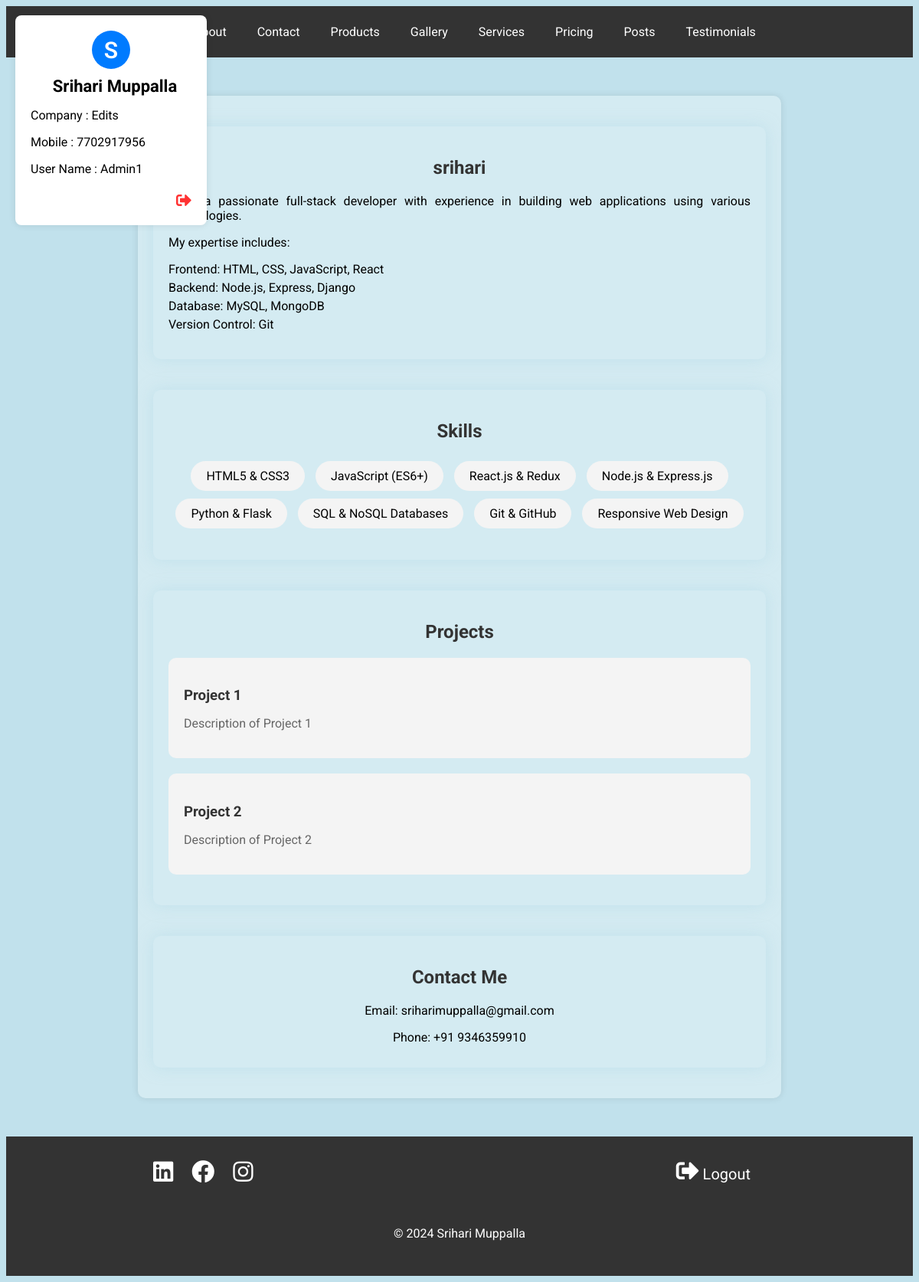
The app's page /home (signed in) with its own data.
### tables this page shows
CREATE TABLE registrations (
                    id INTEGER PRIMARY KEY,
                    first_name TEXT NOT NULL,
                    last_name TEXT NOT NULL,
                    company_name TEXT NOT NULL,
                    phone_number TEXT NOT NULL,
                    username TEXT NOT NULL,
                    password TEXT NOT NULL
                );

### app.py (the view)
@app.route('/home')
def home():
    if 'username' in session:
        username = session['username']
        try:
            conn = sqlite3.connect('example.db')
            cursor = conn.cursor()
            cursor.execute("SELECT * FROM registrations WHERE username=?", (username,))
            User = cursor.fetchall()
            userData = User[0]
            print(logging.debug(userData))
        except sqlite3.Error as e:
            print("SQLite error:", e)
            posts = []
        finally:
            conn.close()
        return render_template('home.html', userData=userData)
    else:
        return redirect(url_for('login'))

### Templates/home.html
{% extends "index.html" %}
{% block content %}
<div class="container">
<section id="about" class="section">
    <div class="container container-home">
        <h2>{{ userData[1] }}</h2>
        <p>I am a passionate full-stack developer with experience in building web applications using various technologies.</p>
        <p>My expertise includes:</p>
        <ul>
            <li>Frontend: HTML, CSS, JavaScript, React</li>
            <li>Backend: Node.js, Express, Django</li>
            <li>Database: MySQL, MongoDB</li>
            <li>Version Control: Git</li>
        </ul>
    </div>
</section>
<section id="skills" class="section">
    <div class="container container-home">
        <h2>Skills</h2>
        <ul>
            <li>HTML5 & CSS3</li>
            <li>JavaScript (ES6+)</li>
            <li>React.js & Redux</li>
            <li>Node.js & Express.js</li>
            <li>Python & Flask</li>
            <li>SQL & NoSQL Databases</li>
            <li>Git & GitHub</li>
            <li>Responsive Web Design</li>
        </ul>
    </div>
</section>
<section id="projects" class="section">
    <div class="container container-home">
        <h2>Projects</h2>
        <div class="project">
            <h3>Project 1</h3>
            <p>Description of Project 1</p>
        </div>
        <div class="project">
            <h3>Project 2</h3>
            <p>Description of Project 2</p>
        </div>
    </div>
</section>
<section id="contact" class="section">
    <div class="container container-home">
        <h2>Contact Me</h2>
        <p>Email: sriharimuppalla@gmail.com</p>
        <p>Phone: +91 9346359910</p>
    </div>
</section>
</div>
{% endblock %}

### Templates/index.html (shortened to what this page needs)
<!DOCTYPE html>
    <html lang="en">
    <head>
        <link rel="stylesheet" href="{{ url_for('static', filename='styles.css') }}">
        <link rel="stylesheet" href="https://cdnjs.cloudflare.com/ajax/libs/font-awesome/5.15.4/css/all.min.css">
    </head>
    <body>
    <div class="profile-container">
        <div class="profile-content">
            <div class="profile-name-sec"><div class="profile-pic">{{ userData[1][0] }} </div><h1>{{ userData[1] }} {{ userData[2] }}</h1></div>
            <p>Company : {{ userData[3] }}</p>
            <p>Mobile : {{ userData[4] }}</p>
            <p>User Name : {{ userData[5] }}</p>
            <p class="logout"><a href="/logout" class="logout"><i class="fas fa-sign-out-alt" title="log out"></i></a></p>
        </div>
    </div>
    <div class="nav-container">
        <nav>
            <a href="/home">Home</a>
            <a href="/about">About</a>
            <a href="/contact">Contact</a>
            <a href="/products">Products</a>
            <a href="/gallery">Gallery</a>
            <a href="/services">Services</a>
            <a href="/pricing">Pricing</a>
            <a href="/posts">Posts</a>
            <a href="/testimonials">Testimonials</a>
        </nav>
    </div>
        <div class="content">
            {% block content %}
            {% endblock %}
            <footer>
                <div class="container1">
                <div class="social-icons">
                    <div>
                    <a href="https://in.linkedin.com/in/srihari-muppalla" target="_blank"><i class="fab fa-linkedin"></i></a>
                    <a href="#"><i class="fab fa-facebook" target="_blank"></i></a>
                    <a href="https://www.instagram.com/srihari_developer/?igsh=MWY4MnQ2NndwN3E5ag%3D%3D" target="_blank"><i class="fab fa-instagram"></i></a>
                    </div>
                    <div>
                        <a href="/logout" class="logout"><i class="fas fa-sign-out-alt"></i> Logout</a>
                    </div>
                </div>
            </div>
                <div class="container1">
                <p>&copy; 2024 Srihari Muppalla</p>
                </div>
            </footer>
        </div>
    </body>
    </html>

### static/styles.css (style rules this page uses)
.container1 { max-width: 800px; margin: 0 auto; padding: 20px; }
.container { max-width: 800px; margin: 50px auto; padding: 20px; background-color: #fff; border-radius: 10px; box-shadow: 0 0 10px rgba(0, 0, 0, 0.1); text-align: justify; animation: fadeIn 1s ease-in-out; background-color: #D4ebf2; }
.container-home { margin: 0px auto; box-shadow: 0 0 20px rgba(173, 216, 230, 0.5); }
.profile-container { width: 250px; height: auto; background-color: #fff; position: absolute; top: 20px; left: 20px; border-radius: 8px; box-shadow: 0 0 10px rgba(0, 0, 0, 0.1); }
.profile-content { padding: 0px 20px; text-transform: capitalize; font-family: roboto; }
.profile-name-sec { display: flex; flex-direction: column; justify-content: center; align-items: center; margin-top: 20px; }
.profile-name-sec h1 { font-size: 22px; margin-left: 10px; margin-top: 10px; margin-bottom: 0px; }
.profile-pic { width: 50px; height: 50px; border-radius: 50%; background-color: #007bff; color: #fff; display: inline-block; text-align: center; display: flex; flex-direction: row; justify-content: center; align-items: center; font-size: 30px; font-weight: 600; }
.logout { text-align: right; color: rgba(255, 0, 0, 0.805); font-size: 20px; }

### Templates/index.html (style rules this page uses)
body { font-family: 'Roboto'; background-color: #C1e1ec; }
.nav-container { background-color: #333; }
nav { background-color: #333; color: white; padding: 10px; overflow: hidden; width: 900px; margin: 0 auto; }
nav a { float: left; color: white; text-align: center; padding: 14px 20px; text-decoration: none; }
section { padding: 20px 0; }
section h2 { color: #333; }
footer { background-color: #333; color: #fff; text-align: center; padding: 10px 0; }
.social-icons { display: flex; flex-direction: row; align-items: center; justify-content: space-between; }
.social-icons i { font-size: 30px; }
.social-icons a { color: #fff; text-decoration: none; margin-right: 20px; }
#about h2 { color: #333; text-align: center; margin-bottom: 20px; }
#about p { text-align: justify; margin-bottom: 10px; }
#about ul { list-style-type: none; padding: 0; }
#about ul li { margin-bottom: 5px; }
#skills h2 { color: #333; text-align: center; margin-bottom: 20px; }
#skills ul { list-style-type: none; padding: 0; text-align: center; }
#skills ul li { display: inline-block; margin: 5px; padding: 10px 20px; background-color: #f4f4f4; border-radius: 20px; }
#projects h2 { color: #333; text-align: center; margin-bottom: 20px; }
.project { background-color: #f4f4f4; padding: 20px; margin-bottom: 20px; border-radius: 10px; }
.project h3 { color: #333; margin-bottom: 10px; }
.project p { color: #666; }
#contact h2 { color: #333; text-align: center; margin-bottom: 20px; }
#contact p { text-align: center; margin-bottom: 10px; }

### records on screen
registrations: first_name "S", first_name "Srihari", last_name "Muppalla", company_name "Edits", phone_number "7702917956", username "Admin1", first_name "srihari"
